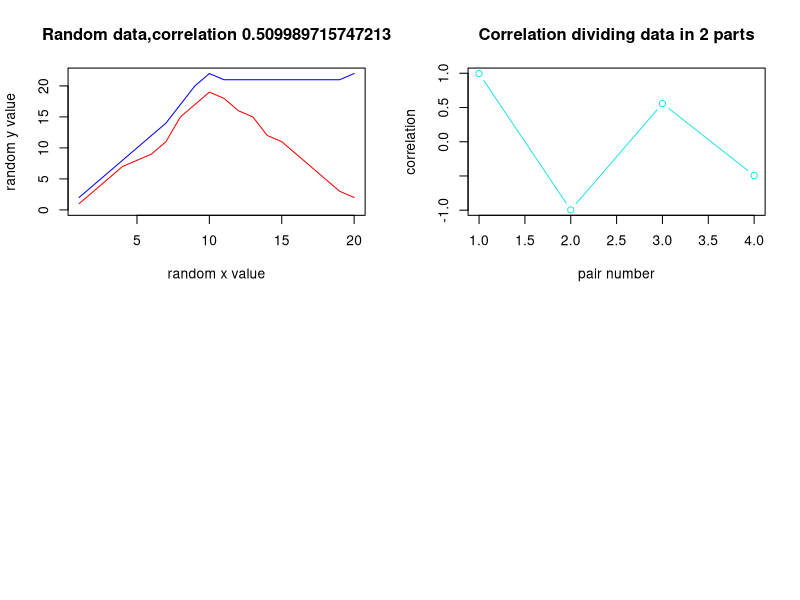

Source code (R): (Note: this script raises an error after producing the figure.)

x=c(1,3,5,7,8,9,11,15,17,19,18,16,15,12,11,9,7,5,3,2)
y=c(2,4,6,8,10,12,14,17,20,22,21,21,21,21,21,21,21,21,21,22)
pdf("presentation2.pdf")
par(mfrow=c(2,2))
t=cor(x,y)
plot(x,col="Red",xlab="random x value",ylab="random y value",type="l",ylim=c(0,22))

lines(y,col="Blue")
d=paste("Random data,correlation", t)
title(d)

i=0
j=0
k=0
for(i in 2)
{
p=c(1,117,23,86,2,3,5,12)
m=length(x)%/%i


a=matrix(0,nrow=i,ncol=m)
b=matrix(0,nrow=i,ncol=m)
for(j in 1:m)
{
for(k in 1:i)
{
a[k,j]=x[(k-1)*m+j]

}
}
for(j in 1:m)
{
for(k in 1:i)
{
b[k,j]=y[(k-1)*m+j]

}

}


r=matrix(0,nrow=i,ncol=i)

for(j in 1:i)
{
for(k in 1:i)
{
r[j,k]=cor(a[j,],b[k,])
}
}
r1=as.vector(r)
plot(r1,ylab="correlation",xlab="pair number",type="b",col=p[i])
b=paste0("Correlation dividing data in ", i ," parts")
title(b)
print(r)
}
j=rep(0,length(x))
m=length(x)-1
for(i in 2:m)
{
if(x[i]>x[i-1]&&x[i]>x[i+1])
j[i]=i
else if(x[i]<x[i-1]&&x[i]<x[i+1])
j[i]=i
}


k=rep(0,length(y))
n=length(y)-1
for(i in 2:n)
{
if(y[i]>y[i-1]&&y[i]>y[i+1])
k[i]=i
else if(y[i]<y[i-1]&&y[i]<y[i+1])
k[i]=i
}

j=which(j>0)
k=which(k>0)
m=length(j)
n=length(k)


if(m>1&&n>1)
{
a=rep(0,m-1)

for(i  in 1:m-1)
{
a[i]=j[i+1]-j[i]
}

e=max(a)


b=rep(0,n-1)

for(i  in 1:n-1)
{
b[i]=k[i+1]-k[i]
}

f=max(b)


a=matrix(0,nrow=m+1,ncol=max(e,f))
b=matrix(0,nrow=n+1,ncol=max(e,f))
for(i in 1:j[1])
a[1,i]=x[i]
l=length(x)-j[m]
for(i in 1:l)
a[m+1,i]=x[i+j[m]]




q=0



for(i in 2:m)
{
l=j[i]-j[i-1]

for(q in 1:l)
{
a[i,q]=x[q+j[i-1]]
}
}


for(i in 1:k[1])
b[1,i]=y[i]
l=length(y)-k[n]
for(i in 1:l)
b[n+1,i]=y[i+k[n]]




q=0



for(i in 2:n)
{
l=k[i]-k[i-1]

for(q in 1:l)
{
b[i,q]=x[q+k[i-1]]
}
}
}

if(m==1)
{
s=length(x)-j
e=max(j,s)

a=matrix(0,nrow=m+1,ncol=max(e,f))

for(i in 1:j)
a[1,i]=x[i]
l=length(x)-j
for(i in 1:l)
a[m+1,i]=x[i+j]

}
if(n==1)
{
f=length(y)-k
f=max(k,s)
b=matrix(0,nrow=n+1,ncol=max(e,f))
for(i in 1:k)
b[1,i]=y[i]
l=length(y)-k
for(i in 1:l)
b[n+1,i]=y[i+k]
}
i=1
j=1
a
b
m
r=matrix(0,nrow=m+1,ncol=n+1)
m=m+1
n=n+1
for(i in 1:m)
{
for(j in 1:n)
{
r[i,j]=cor(a[i,],b[j,])
}
}
r
r1=as.vector(r)
plot(r1,ylab="correlation",col="Green",type="l",xlab="pair number")
title("Correlation in dividing at inflexion point ")
o=(m+1)*(n+1)
lines(rep(0,o),col="Red")


dev.off()